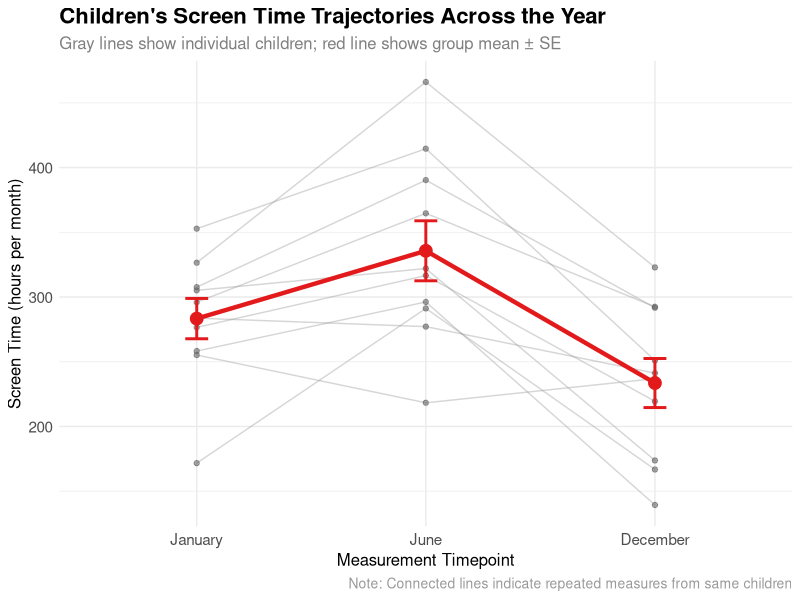
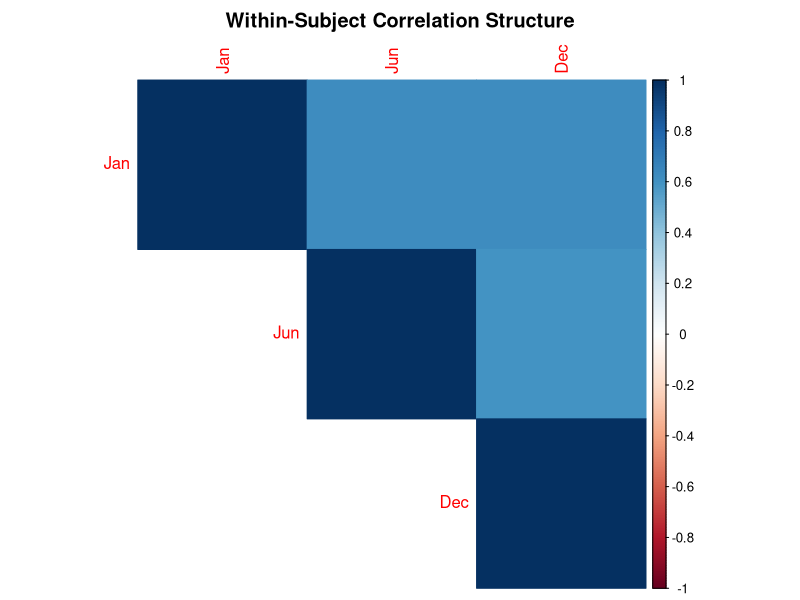

Write the R code that produced these figures, in order.
## ---- chunk 1
knitr::opts_chunk$set(
  echo = TRUE, 
  message = FALSE, 
  warning = FALSE,
  fig.width = 10,
  fig.height = 6,
  dpi = 300
)

# Load all required packages at the start
library(dplyr)
library(tidyr)
library(nlme)
library(afex)
library(emmeans)
library(ggplot2)
library(kableExtra)
library(broom)
library(broom.mixed)
library(corrplot)  # For correlation matrix visualization
## ---- chunk 2
data1 <- read.csv("data1.csv")

# Display basic structure
str(data1)
head(data1, 10)
## ---- chunk 3
# Convert timepoint to factor and check data structure
data1$timepoint <- as.factor(data1$timepoint)
data1$id <- as.factor(data1$id)

# Check for balanced design
n_obs_per_subject <- data1 %>%
  count(id) %>%
  count(n, name = "n_subjects")

print(n_obs_per_subject)
## ---- chunk 4
# Basic descriptive statistics by timepoint
descriptives <- data1 %>%
  group_by(timepoint) %>%
  summarise(
    n = n(),
    mean_screentime = mean(screentime, na.rm = TRUE),
    sd_screentime = sd(screentime, na.rm = TRUE),
    median_screentime = median(screentime, na.rm = TRUE),
    min_screentime = min(screentime, na.rm = TRUE),
    max_screentime = max(screentime, na.rm = TRUE),
    .groups = 'drop'
  )

descriptives %>%
  knitr::kable(
    digits = 2, 
    col.names = c("Timepoint", "N", "Mean", "SD", "Median", "Min", "Max"),
    caption = "Descriptive Statistics by Timepoint"
  ) %>%
  kable_styling(bootstrap_options = c("striped", "hover"))
## ---- chunk 5
# Enhanced visualization of raw data
raw_data_plot <- data1 %>%
  ggplot(aes(x = timepoint, y = screentime, group = id)) +
  geom_line(alpha = 0.4, color = "gray60", size = 0.5) +  # Individual trajectories
  geom_point(alpha = 0.6, size = 1.5, color = "gray40") + # Individual points
  stat_summary(aes(group = 1), fun = mean, geom = "line", 
               color = "#E31A1C", size = 1.5) +              # Mean trajectory  
  stat_summary(aes(group = 1), fun = mean, geom = "point", 
               color = "#E31A1C", size = 4) +               # Mean points
  stat_summary(aes(group = 1), fun.data = mean_se, geom = "errorbar", 
               color = "#E31A1C", width = 0.1, size = 1) +  # Standard error bars
  scale_x_discrete(labels = c("1" = "January", "2" = "June", "3" = "December")) +
  labs(
    title = "Children's Screen Time Trajectories Across the Year",
    subtitle = "Gray lines show individual children; red line shows group mean ± SE",
    x = "Measurement Timepoint",
    y = "Screen Time (hours per month)",
    caption = "Note: Connected lines indicate repeated measures from same children"
  ) +
  theme_minimal() +
  theme(
    plot.title = element_text(size = 16, face = "bold"),
    plot.subtitle = element_text(size = 12, color = "gray50"),
    plot.caption = element_text(size = 10, color = "gray60"),
    axis.title = element_text(size = 12),
    axis.text = element_text(size = 11)
  )

print(raw_data_plot)
## ---- chunk 6
# OLS treats each observation as independent
OLS_model <- lm(screentime ~ timepoint, data = data1)

summary(OLS_model)
## ---- chunk 7
# Extract residuals and examine correlation structure
ols_residuals <- data1 %>%
  mutate(
    fitted = fitted(OLS_model),
    residuals = residuals(OLS_model)
  )

# Check residual correlation within subjects
residual_wide <- ols_residuals %>%
  select(id, timepoint, residuals) %>%
  pivot_wider(names_from = timepoint, values_from = residuals, 
              names_prefix = "timepoint_")

# Calculate correlation matrix of residuals
residual_cors <- cor(residual_wide[, -1], use = "complete.obs")
print("Residual correlations between timepoints:")
round(residual_cors, 3)
## ---- chunk 8
# Unstructured approach
GLS_model <- gls(screentime ~ timepoint, 
                 data = data1, 
                 correlation = corSymm(form = ~ 1 | id)
                 # , weights = varIdent(form = ~ 1 | timepoint)
                 # We can also allow a different weighting scheme, but we won't talk about it here today
                 ) 

summary(GLS_model)
## ---- chunk 9
# Extract key statistics for comparison
ols_summary <- broom::tidy(OLS_model)
gls_summary <- broom::tidy(GLS_model)

comparison <- data.frame(
  Term = ols_summary$term,
  OLS_Estimate = ols_summary$estimate,
  OLS_SE = ols_summary$std.error,
  OLS_pvalue = ols_summary$p.value,
  GLS_Estimate = gls_summary$estimate,
  GLS_SE = gls_summary$std.error,
  GLS_pvalue = gls_summary$p.value
) %>%
  mutate(
    SE_Ratio = GLS_SE / OLS_SE,
    Power_Impact = ifelse(GLS_pvalue < 0.05 & OLS_pvalue >= 0.05, 
                         "GLS detects effect", 
                         ifelse(GLS_pvalue >= 0.05 & OLS_pvalue < 0.05,
                               "OLS detects effect", "Same conclusion"))
  )

comparison %>%
  knitr::kable(digits = 4, 
               col.names = c("Term", "OLS Est.", "OLS SE", "OLS p", 
                           "GLS Est.", "GLS SE", "GLS p", "SE Ratio", "Impact"))
## ---- chunk 10
# Extract the estimated correlation matrix
cor_matrix <- getVarCov(GLS_model, type = "marginal")
cor_struct <- cov2cor(as.matrix(cor_matrix)[1:3, 1:3])

print("Estimated correlation structure:")
dimnames(cor_struct) <- list(c("Jan", "Jun", "Dec"), c("Jan", "Jun", "Dec"))
round(cor_struct, 3)

# Visualize the correlation structure
library(corrplot)
corrplot(cor_struct, method = "color", type = "upper", 
         title = "Within-Subject Correlation Structure",
         mar = c(0,0,2,0))
## ---- chunk 11
# Compare model fit
ols_aic <- AIC(OLS_model)
gls_aic <- AIC(GLS_model)

fit_comparison <- data.frame(
  Model = c("OLS", "GLS"),
  AIC = c(ols_aic, gls_aic),
  LogLik = c(logLik(OLS_model), logLik(GLS_model)),
  Parameters = c(4, 7)  # OLS: 3 means + 1 error; GLS: 3 means + 3 correlations + 1 error
)

print("Model Fit Comparison:")
fit_comparison %>%
  knitr::kable(digits = 2)
## ---- chunk 12
anova_afex <- aov_ez(id = "id", dv = "screentime", within = "timepoint", data = data1)
anova_afex

# Compare means with post-hoc tests
emmeans_anova <- emmeans(anova_afex, ~ timepoint)
pairs(emmeans_anova, adjust = "bonferroni")
